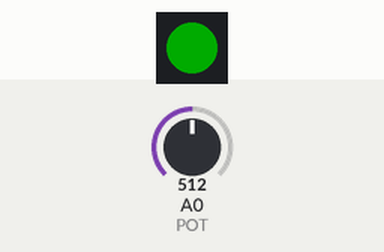
A sketch run on a simulated Arduino Uno, built with avr-gcc and run on an emulated ATmega328P. Parts: 1 RGB LEDs in strip order, left to right. The test bench sets the inputs (shaded band); at power-on: A0 (POT) = 512. Dim RGB values are drawn brighter than linear.

Above: at 1.2 s.
1.3 s: A0 (POT) set to 716
At 1.8 s:
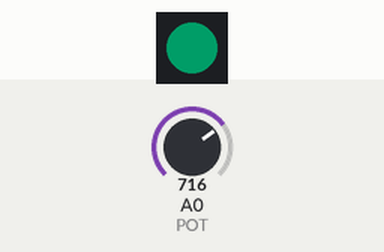
2.8 s: A0 (POT) set to 900
At 4.0 s:
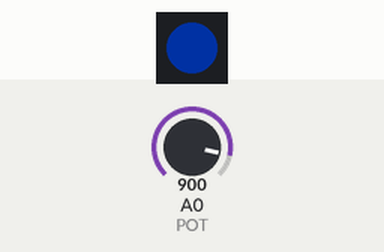
4.3 s: A0 (POT) set to 306
At 5.2 s:
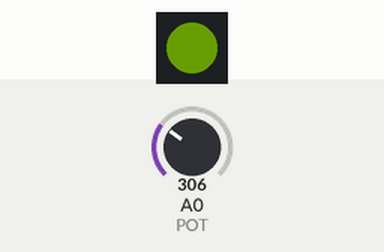
5.8 s: A0 (POT) set to 122
At 6.6 s:
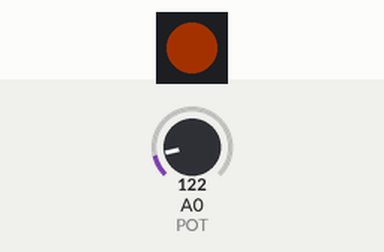
7.3 s: A0 (POT) set to 511
At 7.7 s:
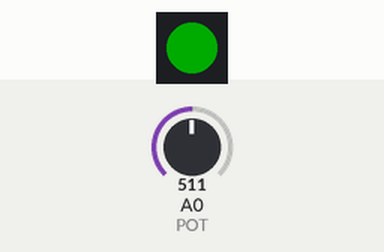
Timing chart, 0 to 9.8 s (numbered marks = the images above; inputs shaded):
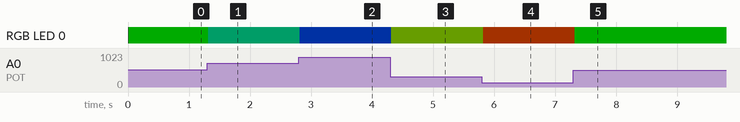

Measured:
- after the input at 1.3 s, RGB LED 0: RGB(0, 48, 0) → RGB(0, 29, 19) at once
- after the input at 2.8 s, RGB LED 0: RGB(0, 29, 19) → RGB(0, 11, 37) at once
- after the input at 4.3 s, RGB LED 0: RGB(0, 11, 37) → RGB(19, 29, 0) at once
- after the input at 5.8 s, RGB LED 0: RGB(19, 29, 0) → RGB(37, 11, 0) at once
- after the input at 7.3 s, RGB LED 0: RGB(37, 11, 0) → RGB(0, 48, 0) at once

The sketch:

Lab2.2.ino
```cpp
#include <Adafruit_NeoPixel.h>

#define LED 15
#define POT A0

Adafruit_NeoPixel pixel = Adafruit_NeoPixel(1, LED, NEO_GRB + NEO_KHZ800);

int analogValue = 0;

void setup() {

  pixel.begin();
  pixel.setBrightness(48);
  pixel.show();

}

void loop() {

  analogValue = analogRead(POT);

//  pixel.setPixelColor(0, pixel.Color(255,0,0));
  pixel.show();


  if (analogValue < 512) {
    pixel.setPixelColor(0, pixel.Color(255-analogValue/2,analogValue/2,0));
  }

  if (analogValue >= 512) {
     pixel.setPixelColor(0, pixel.Color(0,255-analogValue%512/2,analogValue%512/2));
  }


  delay(10);

}
```
